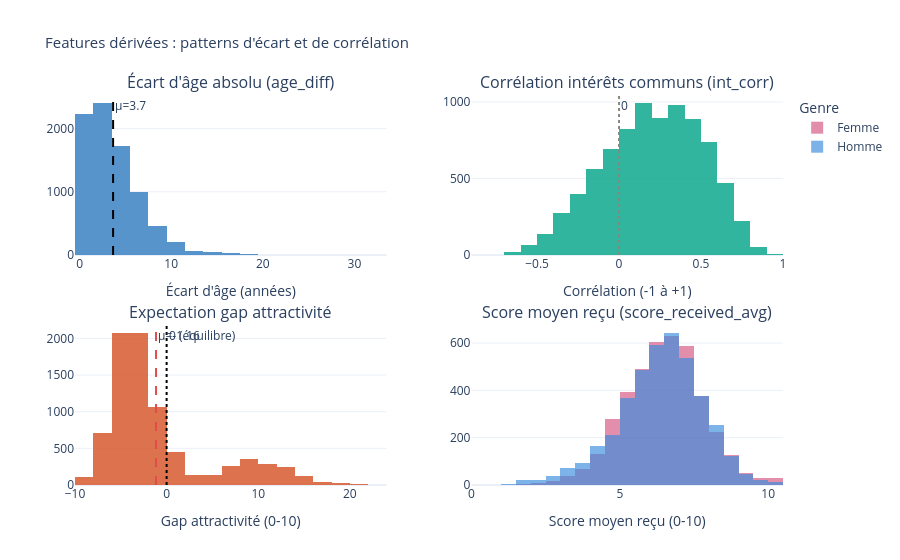

The notebook cell this image was saved under:
### Code cell
# =============================================================================
# FEATURES DÉRIVÉES
# =============================================================================
print("\n" + "─" * 65)
print("FEATURES DÉRIVÉES")
print("─" * 65)

df["age_diff"] = (df["age"] - df["age_o"]).abs()
df["attr_expectation_gap"] = (df["attr1_1"] - df["attr_o"]).round(2)
df["attr_received_avg"] = df.groupby("iid")["attr_o"].transform("mean").round(2)
df["score_received_avg"] = df[SCORE_OTHER].mean(axis=1).round(2)
df["score_given_avg"] = df[SCORE_SELF].mean(axis=1).round(2)

print(f"\nage_diff (écart d'âge absolu) :")
print(f"Moyenne : {df['age_diff'].mean():.2f} ans  |  Médiane : {df['age_diff'].median():.1f} ans")
print(f"75% des paires ont moins de {df['age_diff'].quantile(0.75):.0f} ans d'écart")
 
print(f"\nint_corr (corrélation des intérêts communs) :")
print(f"Moyenne : {df['int_corr'].mean():.3f}  |  Plage : [{df['int_corr'].min():.2f}, {df['int_corr'].max():.2f}]")
print(f"match=0 : {df[df['match']==0]['int_corr'].mean():.3f}  |  match=1 : {df[df['match']==1]['int_corr'].mean():.3f}")
print(f"=> Différence faible : les intérêts communs ont peu d'impact sur le match")
 
print(f"\nattr_expectation_gap (attractivité voulue T1 - attractivité reçue soirée) :")
print(f"Moyenne : {df['attr_expectation_gap'].mean():.2f}  (négatif = reçoit MOINS que ce qu'il voulait)")
print(f"Médiane : {df['attr_expectation_gap'].median():.2f}")
print(f"=> {(df['attr_expectation_gap'] < 0).mean()*100:.0f}% des participants reçoivent moins d'attractivité qu'espéré")
print(f"=> Insight Tinder : surestimation systématique de ce qu'on mérite")
 
print(f"\nsamerace :")
print(f"match=0 : {df[df['match']==0]['samerace'].mean()*100:.1f}% même race")
print(f"match=1 : {df[df['match']==1]['samerace'].mean()*100:.1f}% même race")
print(f"=> Très faible différence : la race commune n'est pas un prédicteur fort")
 
fig_u6 = make_subplots(
    rows=2, cols=2,
    subplot_titles=[
        "Écart d'âge absolu (age_diff)",
        "Corrélation intérêts communs (int_corr)",
        "Expectation gap attractivité",
        "Score moyen reçu (score_received_avg)"
    ],
    vertical_spacing=0.18, horizontal_spacing=0.12,
)
 
# age_diff
fig_u6.add_trace(go.Histogram(
    x=df["age_diff"], nbinsx=25,
    marker_color=C["blue"], opacity=0.85, showlegend=False,
), row=1, col=1)
fig_u6.add_vline(x=df["age_diff"].mean(), line_dash="dash", line_color="black",
    annotation_text=f"μ={df['age_diff'].mean():.1f}", row=1, col=1)
 
# int_corr
fig_u6.add_trace(go.Histogram(
    x=df["int_corr"], nbinsx=30,
    marker_color=C["teal"], opacity=0.85, showlegend=False,
), row=1, col=2)
fig_u6.add_vline(x=0, line_dash="dot", line_color=C["neutral"],
    annotation_text="0", row=1, col=2)
 
# attr_expectation_gap
fig_u6.add_trace(go.Histogram(
    x=df["attr_expectation_gap"], nbinsx=30,
    marker_color=C["coral"], opacity=0.85, showlegend=False,
), row=2, col=1)
fig_u6.add_vline(x=0, line_dash="dot", line_color="black",
    annotation_text="0 (équilibre)", row=2, col=1)
fig_u6.add_vline(x=df["attr_expectation_gap"].mean(), line_dash="dash",
    line_color=C["no_match"],
    annotation_text=f"μ={df['attr_expectation_gap'].mean():.2f}", row=2, col=1)
 
# score_received_avg
for genre, clr in [("Femme", C["female"]), ("Homme", C["male"])]:
    sub = df[df["gender_label"] == genre]
    fig_u6.add_trace(go.Histogram(
        x=sub["score_received_avg"], nbinsx=25,
        name=genre, marker_color=clr, opacity=0.65,
    ), row=2, col=2)
 
fig_u6.update_layout(
    title="Features dérivées : patterns d'écart et de corrélation",
    height=560, plot_bgcolor="white", title_font_size=15,
    margin=dict(t=95, b=75, l=75, r=45),
    barmode="overlay", legend_title="Genre",
)
fig_u6.update_xaxes(title_text="Écart d'âge (années)", row=1, col=1)
fig_u6.update_xaxes(title_text="Corrélation (-1 à +1)", row=1, col=2)
fig_u6.update_xaxes(title_text="Gap attractivité (0-10)", row=2, col=1)
fig_u6.update_xaxes(title_text="Score moyen reçu (0-10)", row=2, col=2)
fig_u6.show()

### Figure 1 — Plotly figure (JSON) as saved in the notebook; plotly's stock layout.template omitted (floating-point values rounded to 4 significant figures; data arrays with more than 128 entries replaced by an {"elided": "..."} marker saying what was removed)
{"data": [{"marker": {"color": "#3B82C4"}, "nbinsx": 25, "opacity": 0.85, "showlegend": false, "type": "histogram", "x": {"elided": "8378 float values"}, "xaxis": "x", "yaxis": "y"}, {"marker": {"color": "#0FA98E"}, "nbinsx": 30, "opacity": 0.85, "showlegend": false, "type": "histogram", "x": {"elided": "8378 float values"}, "xaxis": "x2", "yaxis": "y2"}, {"marker": {"color": "#D85A30"}, "nbinsx": 30, "opacity": 0.85, "showlegend": false, "type": "histogram", "x": {"elided": "8378 float values"}, "xaxis": "x3", "yaxis": "y3"}, {"marker": {"color": "#D4537E"}, "name": "Femme", "nbinsx": 25, "opacity": 0.65, "type": "histogram", "x": {"elided": "4184 float values"}, "xaxis": "x4", "yaxis": "y4"}, {"marker": {"color": "#378ADD"}, "name": "Homme", "nbinsx": 25, "opacity": 0.65, "type": "histogram", "x": {"elided": "4194 float values"}, "xaxis": "x4", "yaxis": "y4"}], "layout": {"annotations": [{"font": {"size": 16}, "showarrow": false, "text": "Écart d'âge absolu (age_diff)", "x": 0.22, "xanchor": "center", "xref": "paper", "y": 1, "yanchor": "bottom", "yref": "paper"}, {"font": {"size": 16}, "showarrow": false, "text": "Corrélation intérêts communs (int_corr)", "x": 0.78, "xanchor": "center", "xref": "paper", "y": 1, "yanchor": "bottom", "yref": "paper"}, {"font": {"size": 16}, "showarrow": false, "text": "Expectation gap attractivité", "x": 0.22, "xanchor": "center", "xref": "paper", "y": 0.41, "yanchor": "bottom", "yref": "paper"}, {"font": {"size": 16}, "showarrow": false, "text": "Score moyen reçu (score_received_avg)", "x": 0.78, "xanchor": "center", "xref": "paper", "y": 0.41, "yanchor": "bottom", "yref": "paper"}, {"showarrow": false, "text": "μ=3.7", "x": 3.658, "xanchor": "left", "xref": "x", "y": 1, "yanchor": "top", "yref": "y domain"}, {"showarrow": false, "text": "0", "x": 0, "xanchor": "left", "xref": "x2", "y": 1, "yanchor": "top", "yref": "y2 domain"}, {"showarrow": false, "text": "0 (équilibre)", "x": 0, "xanchor": "left", "xref": "x3", "y": 1, "yanchor": "top", "yref": "y3 domain"}, {"showarrow": false, "text": "μ=-1.16", "x": -1.155, "xanchor": "left", "xref": "x3", "y": 1, "yanchor": "top", "yref": "y3 domain"}], "barmode": "overlay", "height": 560, "legend": {"title": {"text": "Genre"}}, "margin": {"b": 75, "l": 75, "r": 45, "t": 95}, "plot_bgcolor": "white", "shapes": [{"line": {"color": "black", "dash": "dash"}, "type": "line", "x0": 3.658, "x1": 3.658, "xref": "x", "y0": 0, "y1": 1, "yref": "y domain"}, {"line": {"color": "#888780", "dash": "dot"}, "type": "line", "x0": 0, "x1": 0, "xref": "x2", "y0": 0, "y1": 1, "yref": "y2 domain"}, {"line": {"color": "black", "dash": "dot"}, "type": "line", "x0": 0, "x1": 0, "xref": "x3", "y0": 0, "y1": 1, "yref": "y3 domain"}, {"line": {"color": "#E24B4A", "dash": "dash"}, "type": "line", "x0": -1.155, "x1": -1.155, "xref": "x3", "y0": 0, "y1": 1, "yref": "y3 domain"}], "title": {"font": {"size": 15}, "text": "Features dérivées : patterns d'écart et de corrélation"}, "xaxis": {"anchor": "y", "domain": [0, 0.44], "title": {"text": "Écart d'âge (années)"}}, "xaxis2": {"anchor": "y2", "domain": [0.56, 1], "title": {"text": "Corrélation (-1 à +1)"}}, "xaxis3": {"anchor": "y3", "domain": [0, 0.44], "title": {"text": "Gap attractivité (0-10)"}}, "xaxis4": {"anchor": "y4", "domain": [0.56, 1], "title": {"text": "Score moyen reçu (0-10)"}}, "yaxis": {"anchor": "x", "domain": [0.59, 1]}, "yaxis2": {"anchor": "x2", "domain": [0.59, 1]}, "yaxis3": {"anchor": "x3", "domain": [0, 0.41]}, "yaxis4": {"anchor": "x4", "domain": [0, 0.41]}}}
